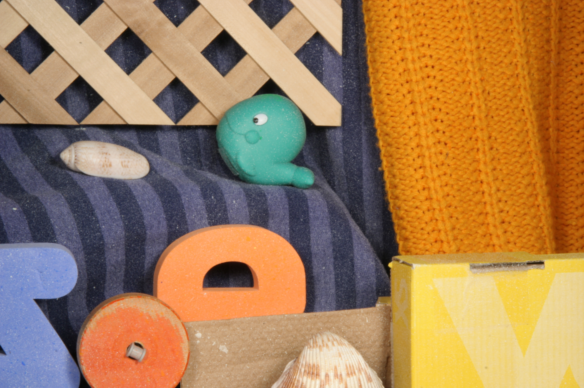
#> input picture Assignments/Assignment 2/data/all-frames-colour/RubberWhale/frame07.png, 584 x 388 px
$ python multiscale_lukas_kanade.py
#> lines starting #> are read from the running program, lines starting #| are printed output that depends on the picture; long printed decimals are rounded
### Assignments/Assignment 2/src/utils.py
# Utility functions for the assignment
"""
    Some helper functions
"""

# %% Import everything
import numpy as np
import cv2 as cv

# %% Functions

# %% Rescaling functions
# Rescale to uint8 (useful for displaying images)
# [8 lines left out: function imrescale_uint8, not called in this run]

# Rescale to unit (0 to 1)
def imrescale_unit(img: np.ndarray):
    """
        Scales an image to [0, 1] range (as float)
    """
    img_r = ((img - img.min())/img.ptp())
    img_r = np.array(img_r, float)
    return img_r

# %%

### Assignments/Assignment 2/src/lukas_kanade.py
# Lukas-Kanade (LK) algorithm
"""
    Implements the Lukas-Kanade algorithm as described in [1] (
    implemented towards optical flow).
    Official OpenCV tutorial for Optical Flow at [2]
    The following are developed through OpenCV
    - cartToPolar [3]: Cartesian to Polar coordinates
    - Sobel [4][5]: To get the image gradients (X and Y)
    - GaussianBlur [6][7]: Applied to the gradients (window)

    The following functions can be looked at, to replicate results
    using OpenCV
    - calcOpticalFlowFarneback [8][10]: Dense Optical Flow using
        OpenCV
    - calcOpticalFlowPyrLK [9][11]: Optical Flow using Pyramid Lukas-
        Kanade algorithm

    [1]: Lucas, Bruce D., and Takeo Kanade. "An iterative image registration technique with an application to stereo vision." 1981.
    [2]: https://docs.opencv.org/4.x/d4/dee/tutorial_optical_flow.html
    [3]: https://docs.opencv.org/4.x/d2/de8/group__core__array.html#gac5f92f48ec32cacf5275969c33ee837d
    [4]: https://docs.opencv.org/4.x/d2/d2c/tutorial_sobel_derivatives.html
    [5]: https://docs.opencv.org/4.x/d4/d86/group__imgproc__filter.html#gacea54f142e81b6758cb6f375ce782c8d
    [6]: https://docs.opencv.org/4.x/dc/dd3/tutorial_gausian_median_blur_bilateral_filter.html
    [7]: https://docs.opencv.org/4.x/d4/d86/group__imgproc__filter.html#gaabe8c836e97159a9193fb0b11ac52cf1
    [8]: https://docs.opencv.org/4.x/dc/d6b/group__video__track.html#ga5d10ebbd59fe09c5f650289ec0ece5af
    [9]: https://docs.opencv.org/4.x/dc/d6b/group__video__track.html#ga473e4b886d0bcc6b65831eb88ed93323
    [10]: https://github.com/opencv/opencv/blob/4.x/modules/video/src/optflowgf.cpp#L1194
    [11]: https://github.com/opencv/opencv/blob/4.x/modules/video/src/lkpyramid.cpp#L1411
"""

# %% Import everything
import numpy as np
import cv2 as cv
from matplotlib import pyplot as plt
# Utilities
import os
from utils import imrescale_uint8, imrescale_unit

# %%
# Lukas-Kanade algorithm in a grid
def lukas_kanade_grid(img_f, img_g, win_h = 25, win_w = 25,
        ev_thresh = 1.0):
    """
        Lukas-Kanade algorithm on a grid (much faster). Returns the
        optical flow as an array, along with grid positions. The grid
        is decided by the window (spacing).

        Parameters:
        - img_f: np.ndarray         shape: H, W
            Image 1 (initial) in grayscale
        - img_g: np.ndarray         shape: H, W
            Image 2 (final) in grayscale
        - win_h: int
            The height of window
        - win_w: int
            The width of window
        - ev_thresh: float
            The threshold for eigen-values. The individual values are
            also returned.

        Returns:
        - positions: np.ndarray         shape: N, 2
            The [height, width] position of the returned optical flow
            vectors.
        - optical_flow: np.ndarray      shape: N, 2
            The [X, Y] values for each optical flow vector. There are
            N optical flow vectors.
        - thresh_val: np.ndarray        shape: N,
            Threshold values for each optical flow vector.
    """
    # Rescale to 0 to 1
    img_f = imrescale_unit(img_f)
    img_g = imrescale_unit(img_g)
    # G - F differential image
    dimg = img_g - img_f
    # Sobel operation (for dx and dy of 'f')
    Ifx = cv.Sobel(img_f, -1, 1 ,0)
    Ify = cv.Sobel(img_f, -1, 0 ,1)
    Ifx2 = (Ifx * Ifx)
    Ify2 = (Ify * Ify)
    Ifxy = (Ifx * Ify)
    # Short-hand matrices
    A = Ifx2
    B = Ify2
    C = Ifxy
    D = dimg * Ifx
    E = dimg * Ify
    # Optical flow calculations
    positions = []
    optical_flow = []
    thresh_val = []
    nf = win_h * win_w  # Normalizing
    imH, imW = dimg.shape
    for i in range(0, imH // win_h, 1):
        for j in range(0, imW // win_w, 1):
            # Ranges
            r_st, r_en = i*win_h, (i+1)*win_h
            c_st, c_en = j*win_w, (j+1)*win_w
            # Numerator
            nx = np.sum(D[r_st:r_en, c_st:c_en])
            ny = np.sum(E[r_st:r_en, c_st:c_en])
            n = np.array([[nx, ny]])
            # Denominator
            dxx = np.sum(A[r_st:r_en, c_st:c_en])
            dyy = np.sum(B[r_st:r_en, c_st:c_en])
            dxy = np.sum(C[r_st:r_en, c_st:c_en])
            mat_A = np.array([[dxx, dxy], [dxy, dyy]])
            # Inverse of denominator
            evals, _ = np.linalg.eig(mat_A.T @ mat_A)
            min_ev = np.min(evals)
            tc = min_ev/nf  # Compare this
            # Register optical flow
            h_val = [0, 0]
            thresh_val.append(tc)   # Threshold value
            if tc > ev_thresh:
                h_val = (n @ np.linalg.inv(mat_A)).flatten().tolist()
            positions.append([i*win_h + win_h//2, j*win_w + win_w//2])
            optical_flow.append(h_val)
    positions_np = np.array(positions)
    optical_flow_np = np.array(optical_flow)
    thresh_val_np = np.array(thresh_val)
    # Invert (-1) Y, then invert the whole vector (== invert X)
    optical_flow_np[:, 0] *= -1
    # Optical flow values
    return positions_np, optical_flow_np, thresh_val_np


# %%
# Lukas-Kanade algorithm through a dense grid setting
# [161 lines left out: functions lukas_kanade_dense, opt_flow_to_imgs, optical_flow_cvdense, not called in this run]


# %% Main function
# [69 lines that do not run on import are left out]


# %% Experimental section

### Assignments/Assignment 2/src/multiscale_lukas_kanade.py
# Multi-scale Lukas-Kanade
"""
    Contains the functions for refining the optical flow and doing
    multi-scale calculations of optical flow (in an image pyramid).
"""

# %% Import everything
import numpy as np
import cv2 as cv
from lukas_kanade import lukas_kanade_dense, lukas_kanade_grid
from matplotlib import pyplot as plt


# %%
# Refine optical flow
def opt_flow_refine_grid(img_f, img_g, win_h, win_w, popt_flow,
        sf_val = 15, ev_thresh = 1.0):
    """
        Refine the optical flow using priors. Uses grid technique (no
        dense correspondence).

        Parameters:
        - img_f: np.ndarray         shape: H, W or H, W, 3
            Image 1 (initial). Could be color or grayscale.
        - img_g: np.ndarray         shape: H, W or H, W, 3
            Image 2 (final). Could be color or grayscale.
        - win_h: int
            The height of window
        - win_w: int
            The width of window
        - popt_flow: tuple
            A tuple of position_np, opt_flow_np (each of shape: N, 2)
            containing the prior optical flow
        - sf_val: float
            The scaling factor for optical flow
        - ev_thresh: float
            The threshold for grid optical flow

        Returns:
        - nflow: np.ndarray     shape: N, 2
            New optical flow at the same positions
    """
    # Generate modified image
    def get_mod_img(img1, positions_np, optical_flow_np, sf_val,
            win_h, win_w):
        # Nearest integer value using sf_val
        opt_flow_filtered = np.rint(optical_flow_np * sf_val)\
            .astype(int)
        # Positions are Height, Width (Y, X)
        pos_filtered_np = positions_np + opt_flow_filtered[:, [1, 0]]
        # All positions are height, width (Y, X)
        img_modified = img1.copy()
        imH, imW, imC = img1.shape
        for i in range(len(pos_filtered_np)):
            # Source patch: Guaranteed to exist in bounds
            spxmin = positions_np[i, 1] - win_w // 2
            spxmax = positions_np[i, 1] + win_w // 2
            spymin = positions_np[i, 0] - win_h // 2
            spymax = positions_np[i, 0] + win_h // 2
            # Destination patch
            dpxmin = pos_filtered_np[i, 1] - win_w // 2
            dpxmax = pos_filtered_np[i, 1] + win_w // 2
            dpymin = pos_filtered_np[i, 0] - win_h // 2
            dpymax = pos_filtered_np[i, 0] + win_h // 2
            # Shifts in Window (for source)
            sxmin, sxmax, symin, symax = 0, 0, 0, 0
            # Destination could be out of bounds
            if dpxmin < 0:  # Start of destination in -ve X
                # print(f"X_start < 0 === {dpxmin} < 0")
                sxmin = 0 - dpxmin  # Reduce starting (+ve)
            if dpxmax > imW:    # End of destination in > imW (out)
                # print(f"X_end > imW === {dpxmax} > {imW}")
                sxmax = imW - dpxmax    # Reduce ending (-ve)
            if dpymin < 0:  # Start of destination in -ve Y
                # print(f"Y_start < 0 === {dpymin} < 0")
                symin = 0 - dpymin  # Reduce starting (+ve)
            if dpymax > imH:    # End of destination in > imH (out)
                # print(f"Y_end > imH === {dpymax} > {imH}")
                symax = imH - dpymax    # Reduce ending (-ve)
            dpxmin = dpxmin + sxmin
            dpxmax = dpxmax + sxmax
            dpymin = dpymin + symin
            dpymax = dpymax + symax
            img_modified[dpymin:dpymax, dpxmin:dpxmax] = \
                img1[spymin+symin:spymax+symax,
                spxmin+sxmin:spxmax+symax]
        # Return the modified image
        return img_modified
    # Extract prior optical flow
    pos_np, opt_flow_np = popt_flow
    # Get the modified image
    img_f_modified = get_mod_img(img_f, pos_np, opt_flow_np, sf_val,
        win_h, win_w)
    # Run optical flow again
    imgf = img_f_modified.copy()
    if len(img_f.shape) == 3:
        imgf = cv.cvtColor(imgf, cv.COLOR_BGR2GRAY)
    imgg = img_g.copy()
    if len(img_g.shape) == 3:
        imgg = cv.cvtColor(imgg, cv.COLOR_BGR2GRAY)
    # New optical flow
    _, noflow_np, _ = lukas_kanade_grid(imgf, imgg, win_h, win_w,
        ev_thresh)
    # Add with previous
    nflow = noflow_np + opt_flow_np # New + old
    return nflow


# %% Multi-scale
def opt_flow_multiscale_grid(img_f, img_g, num_levels, win_h, win_w,
        sf_val = 7, ev_thresh = 0.05):
    # Interpolating optical flow maps
    def interp_opflow(old_img, new_img, old_flow):
        old_img = old_img.copy()
        new_img = new_img.copy()
        old_flow = old_flow.copy()
        # New optical flow
        flow1 = old_flow.reshape(old_img.shape[0]//win_h,
            old_img.shape[1]//win_w, 2)     # Old optical flow
        dst_coords = np.zeros((new_img.shape[0]//win_h,
            new_img.shape[1]//win_w, 2))    # New optical flow
        # Get the new optical flow
        for i in range(flow1.shape[0]):
            for j in range(flow1.shape[1]):
                # print(f"{i, j} -> {2*i, 2*j}")
                dst_coords[2*i, 2*j] = flow1[i, j]
        coords = []
        for i in range(new_img.shape[0]//win_h):
            for j in range(new_img.shape[1]//win_w):
                coords.append([i*win_h + win_h//2,
                    j*win_w + win_w//2])
        coords_np = np.array(coords)
        new_flow = dst_coords.reshape(-1, 2)
        return coords_np, new_flow
    # Downscale images
    img1_s = cv.resize(img_f, None, None, 0.5**(num_levels-1),
        0.5**(num_levels-1), cv.INTER_LINEAR)   # Image f (1)
    img2_s = cv.resize(img_g, None, None, 0.5**(num_levels-1),
        0.5**(num_levels-1), cv.INTER_LINEAR)   # Image g (2)
    # Get optical flow
    coords, oflow, _ = lukas_kanade_grid(
        cv.cvtColor(img1_s.copy(), cv.COLOR_BGR2GRAY),
        cv.cvtColor(img2_s.copy(), cv.COLOR_BGR2GRAY), win_h, win_w,
        ev_thresh)
    # Refine the optical flow
    noflow = opt_flow_refine_grid(img1_s, img2_s, win_h, win_w,
        (coords, oflow), sf_val, ev_thresh)
    # Multi-level processing
    for levels in range(num_levels-1, 0, -1):
        # New scale factor
        img1_ns = cv.resize(img_f, None, None, 0.5**(levels-1),
            0.5**(levels-1), cv.INTER_LINEAR)   # New scaled image
        img2_ns = cv.resize(img_g, None, None, 0.5**(levels-1),
            0.5**(levels-1), cv.INTER_LINEAR)
        # Interpolate the previous optical flow
        coords_np, oflow_np = interp_opflow(img1_s, img1_ns, noflow)
        # Refine optical flow for this level
        nflow = opt_flow_refine_grid(img1_ns, img2_ns, win_h, win_w,
            (coords_np, oflow_np), sf_val, ev_thresh)
        # This is the new setting
        img1_s = img1_ns.copy()
        img2_s = img2_ns.copy()
        noflow = nflow.copy()
    out_coords = coords_np
    out_oflow = nflow
    return out_coords, out_oflow


# %%

# %%
if __name__ == "__main__":
    win_h, win_w = 15, 15
    sf_val = 7
    ev_thresh = 0.05
    img1 = cv.imread(
        "./../data/all-frames-colour/RubberWhale/frame07.png")
#> img1 is the input picture: shape (388, 584, 3); mean B, G, R 87, 126.5, 163.2
    img2 = cv.imread(
        "./../data/all-frames-colour/RubberWhale/frame08.png")
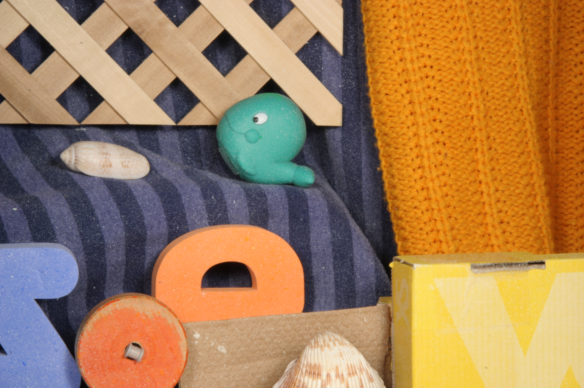
#> input picture Assignments/Assignment 2/data/all-frames-colour/RubberWhale/frame08.png, 584 x 388 px
#> img2 is the input picture: shape (388, 584, 3); mean B, G, R 87.4, 126.2, 163.3
    positions_np, optical_flow_np, tvs = lukas_kanade_grid(
        cv.cvtColor(img1.copy(), cv.COLOR_BGR2GRAY),
        cv.cvtColor(img2.copy(), cv.COLOR_BGR2GRAY),
        win_h = win_h, win_w = win_w, ev_thresh = 0.05)
#> in lukas_kanade_grid, `D = dimg * Ifx`:
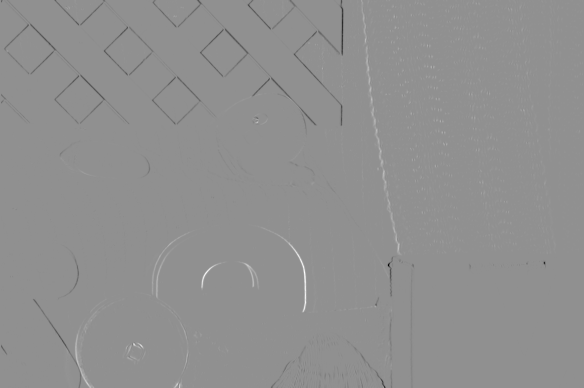
#> D: shape (388, 584) float64; min -1.03, max 0.785, mean -0.000317; drawn with min black and max white
#> after the loop in lukas_kanade_grid, `for i in range(0, imH // win_h, 1):`: optical_flow = 950 pairs, first value -0.252 to 0.194, second value -0.17 to 0.223; positions = 950 pairs, first value 7 to 367, second value 7 to 562; thresh_val = 950 values, max 33.04 at index 117, min 7.63e-06 at index 21, mean 0.342
#> in lukas_kanade_grid, `positions_np = np.array(positions)`: positions_np has the same summary as positions
#> in lukas_kanade_grid, `optical_flow_np = np.array(optical_flow)`: optical_flow_np has the same summary as optical_flow
#> in lukas_kanade_grid, `thresh_val_np = np.array(thresh_val)`: thresh_val_np has the same summary as thresh_val
#> positions_np has the same summary as positions in lukas_kanade_grid; optical_flow_np = 950 pairs, first value -0.194 to 0.252, second value -0.17 to 0.223; tvs has the same summary as thresh_val in lukas_kanade_grid
    plt.figure(figsize=(6, 9))
    plt.subplot(2,1,1)
    plt.title("X-hist")
    _ = plt.hist(sf_val * optical_flow_np[:, 0], 100)
    plt.subplot(2,1,2)
    plt.title("Y-hist")
    _ = plt.hist(sf_val * optical_flow_np[:, 1], 100)
    plt.show()
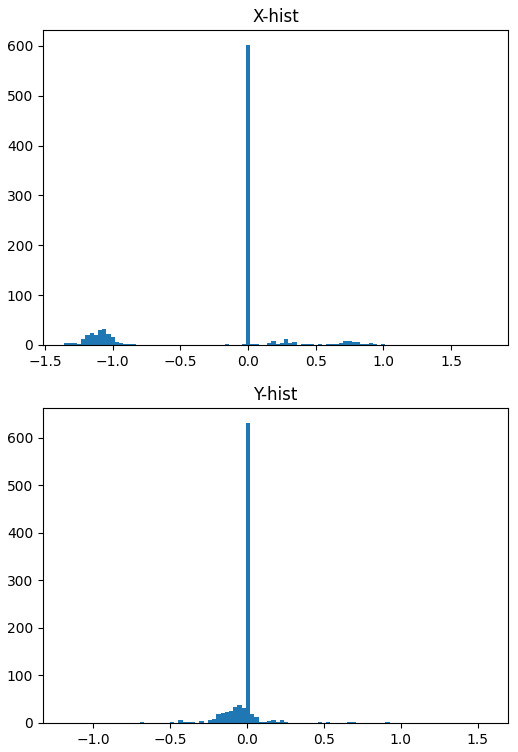
#> figure drawn by matplotlib, 2 panels; panel 1: tallest bar 602 high, from x = -0.016 to 0.0152; panel 2: tallest bar 631 high, from x = -0.00708 to 0.0204

    noflow_np = opt_flow_refine_grid(img1, img2, win_h, win_w,
        (positions_np, optical_flow_np), sf_val)
#> in opt_flow_refine_grid, `pos_np, opt_flow_np = popt_flow`: pos_np has the same summary as positions in lukas_kanade_grid; opt_flow_np has the same summary as optical_flow_np outside opt_flow_refine_grid
#> in get_mod_img, `opt_flow_filtered = np.rint(optical_flow_np * sf_val)\ .astype(int)`: opt_flow_filtered = 950 pairs, first value -1 to 2, second value -1 to 2
#> in get_mod_img, `pos_filtered_np = positions_np + opt_flow_filtered[:, [1, 0]]`: pos_filtered_np = 950 pairs, first value 7 to 369, second value 7 to 562
#> the loop in get_mod_img, `for i in range(len(pos_filtered_np)):` made 950 passes
#> (spxmin, spxmax, spymin, spymax, dpxmin, dpxmax, dpymin, dpymax) on passes 1 to 3: (0, 14, 0, 14, 1, 15, 0, 14), (15, 29, 0, 14, 15, 29, 0, 14), (30, 44, 0, 14, 30, 44, 0, 14)
    err = np.sum(np.linalg.norm(optical_flow_np - noflow_np, axis=1))
    print(f"Error: {err}")
#| Error: 1.931

    out_coords, out_oflow = opt_flow_multiscale_grid(img1, img2, 3,
        win_h, win_w, sf_val, ev_thresh)
#> call 3 of lukas_kanade_grid, with win_h = 15, win_w = 15, ev_thresh = 0.05
#> in imrescale_unit (call 6), `img_r = ((img - img.min())/img.ptp())`:
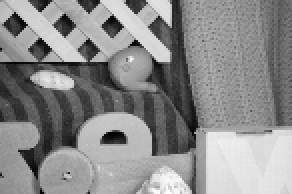
#> img_r: shape (97, 146) float64 (shown 2 times larger); min 0, max 1, mean 0.548
#> in lukas_kanade_grid (call 3), `Ifx = cv.Sobel(img_f, -1, 1 ,0)`:
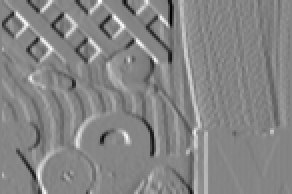
#> Ifx: shape (97, 146) float64 (shown 2 times larger); min -2.83, max 2.58, mean 0.00497; drawn with min black and max white
#> in lukas_kanade_grid (call 3), `Ify2 = (Ify * Ify)`:
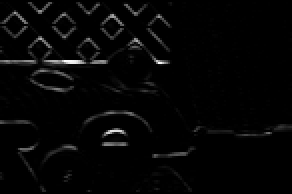
#> Ify2: shape (97, 146) float64 (shown 2 times larger); min 0, max 9.58, mean 0.22; drawn with min black and max white
#> in lukas_kanade_grid (call 3), `E = dimg * Ify`:
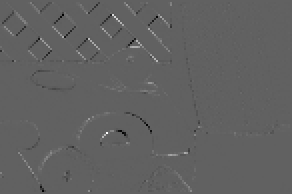
#> E: shape (97, 146) float64 (shown 2 times larger); min -0.376, max 0.611, mean 0.000816; drawn with min black and max white
#> the loop in get_mod_img (call 2), `for i in range(len(pos_filtered_np)):` made 54 passes
#> after the loop in get_mod_img (call 2), `for i in range(len(pos_filtered_np)):`: img_modified: shape (97, 146, 3); mean B, G, R 87.1, 126.6, 163.3

    plt.title("Grid Optical Flow (multi-level)")
    plt.imshow(img1[..., ::-1])
    for pos, h in zip(out_coords, out_oflow):
        if np.allclose(h, np.zeros_like(h)):
            plt.plot(pos[1], pos[0], 'r.')
        else:
            plt.quiver(pos[1], pos[0], h[0], h[1], color='red',
                width=5e-3, scale=3)
#> this loop made 950 passes
#> (pos, h) on passes 1 to 3: ([7, 7], [0.0891, -0.0313]), ([7, 22], [0, 0]), ([7, 37], [0, 0])
    plt.tight_layout()
    plt.show()

    positions_np, optical_flow_np, tvs = lukas_kanade_grid(
        cv.cvtColor(img1.copy(), cv.COLOR_BGR2GRAY),
        cv.cvtColor(img2.copy(), cv.COLOR_BGR2GRAY),
        win_h = win_h, win_w = win_w, ev_thresh = 0.05)
    plt.title("Grid Optical Flow")
    plt.imshow(img1[..., ::-1])
    for pos, h, tv in zip(positions_np, optical_flow_np, tvs):
        # print(f"{tv}")
        if np.allclose(h, np.zeros_like(h)):
            plt.plot(pos[1], pos[0], 'r.')
        else:
            plt.quiver(pos[1], pos[0], h[0], h[1], color='red',
                width=5e-3, scale=3)
#> this loop made 950 passes
#> (pos, h, tv) on passes 1 to 3: ([7, 7], [0.142, -0.0421], 0.54), ([7, 22], [0, 0], 0.000398), ([7, 37], [0, 0], 0.000163)
    plt.tight_layout()
    plt.show()


# %%

# %% Experimental Section
